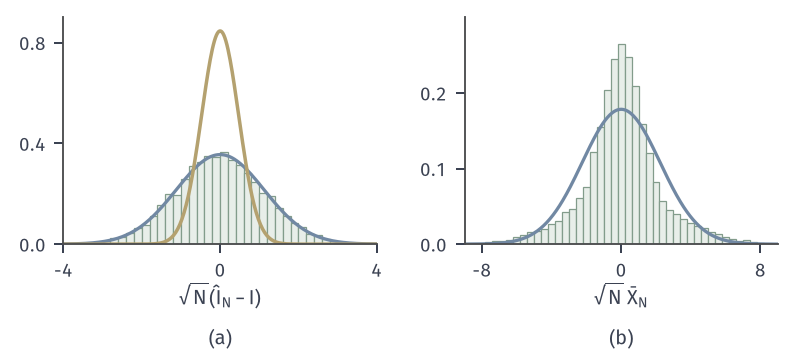

Reproduce this figure in Python.
from pathlib import Path
import sys
HERE = Path(__file__).resolve().parent
sys.path.insert(0, str(HERE.parent/"mcerr-common"))
from mcerr_fig import *
# (a) Two-state chain, P(0->1) = 0.1, P(1->0) = 0.2, started at state 0, f = indicator of state 1, I = 1/3.
#     Histogram of sqrt(N)(hat I_N - 1/3), N = 2000, 20000 independent chains (seed 3124, green);
#     N(0, 34/27) long-run variance (blue); N(0, 2/9) variance of a single value (yellow).
# (b) Reducible chain with state (W, X): W in {1, 3} chosen once with probability 1/2 each and never changed,
#     X(t) = W * eps_t with eps_t iid N(0,1).  gamma_k = 0 for k >= 1, long-run variance E W^2 = 5.
#     sqrt(N) * mean = W * Z exactly; histogram of 20000 draws (seed 3125, green) vs N(0,5) (blue).
N, R = 2000, 20000
rng = np.random.default_rng(3124)
s = np.zeros(R, dtype=np.int8); tot = np.zeros(R)
for t in range(N):
    u = rng.random(R)
    s = np.where(s == 0, (u < .1).astype(np.int8), (u >= .2).astype(np.int8))
    tot += s
z = np.sqrt(N)*(tot/N - 1/3)
fig, (a, b) = figure(width_mm=112, height_mm=50, ncols=2)
panel(fig, left=.08, right=.98, bottom=.31, top=.95, wspace=.28)
bins = np.linspace(-4, 4, 41); h, e = np.histogram(z, bins=bins, density=True)
a.bar(e[:-1], h, width=e[1]-e[0], align='edge', color=GREEN_FILL, edgecolor=GREEN, lw=.5)
g = np.linspace(-4, 4, 300); a.plot(g, npdf(g, 0, 34/27), color=BLUE, lw=1.3); a.plot(g, npdf(g, 0, 2/9), color=YELLOW, lw=1.4)
a.set_xlim(-4, 4); a.set_ylim(0, .9); a.set_xticks([-4, 0, 4]); a.set_yticks([0, .4, .8]); axlab(a, r'$\sqrt{N}(\hat I_N-I)$')
rng2 = np.random.default_rng(3125); w = np.where(rng2.random(R) < .5, 1.0, 3.0); y = w*rng2.standard_normal(R)
bins = np.linspace(-9, 9, 46); h2, e2 = np.histogram(y, bins=bins, density=True)
b.bar(e2[:-1], h2, width=e2[1]-e2[0], align='edge', color=GREEN_FILL, edgecolor=GREEN, lw=.5)
g = np.linspace(-9, 9, 400); b.plot(g, npdf(g, 0, 5), color=BLUE, lw=1.3)
b.set_xlim(-9, 9); b.set_ylim(0, .3); b.set_xticks([-8, 0, 8]); b.set_yticks([0, .1, .2]); axlab(b, r'$\sqrt{N}\,\bar X_N$')
tags(fig, (a, b))
save(fig, HERE, 'figure', {'var_z': float(z.var()), 'theory': 34/27, 'mean_z': float(z.mean()), 'var_y': float(y.var())})
